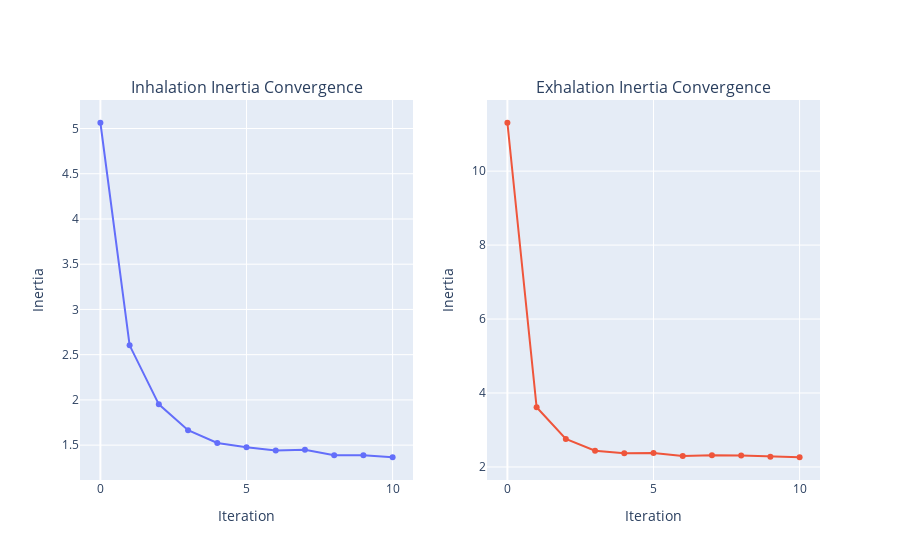

The notebook cell saved with this chart:
### Code cell
pipe.plot_intertia()

### Figure 1 — Plotly figure (JSON) as saved in the notebook; plotly's stock layout.template omitted (floating-point values rounded to 4 significant figures)
{"data": [{"type": "scatter", "xaxis": "x", "y": [5.064, 2.603, 1.951, 1.665, 1.524, 1.478, 1.442, 1.448, 1.388, 1.389, 1.366], "yaxis": "y"}, {"type": "scatter", "xaxis": "x2", "y": [11.31, 3.615, 2.756, 2.44, 2.371, 2.379, 2.297, 2.317, 2.308, 2.275, 2.263], "yaxis": "y2"}], "layout": {"annotations": [{"font": {"size": 16}, "showarrow": false, "text": "Inhalation Inertia Convergence", "x": 0.225, "xanchor": "center", "xref": "paper", "y": 1, "yanchor": "bottom", "yref": "paper"}, {"font": {"size": 16}, "showarrow": false, "text": "Exhalation Inertia Convergence", "x": 0.775, "xanchor": "center", "xref": "paper", "y": 1, "yanchor": "bottom", "yref": "paper"}], "showlegend": false, "xaxis": {"anchor": "y", "domain": [0, 0.45], "title": {"text": "Iteration"}}, "xaxis2": {"anchor": "y2", "domain": [0.55, 1], "title": {"text": "Iteration"}}, "yaxis": {"anchor": "x", "domain": [0, 1], "title": {"text": "Inertia"}}, "yaxis2": {"anchor": "x2", "domain": [0, 1], "title": {"text": "Inertia"}}}}
